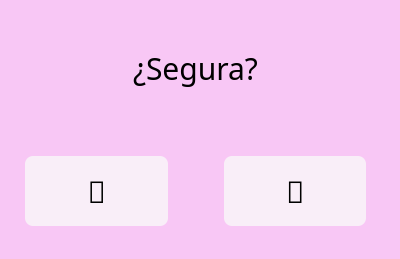
<?xml version="1.0" encoding="UTF-8"?>
<ui version="4.0">
 <class>QMainWindow</class>
 <widget class="QMainWindow" name="QMainWindow">
  <property name="geometry">
   <rect>
    <x>0</x>
    <y>0</y>
    <width>400</width>
    <height>259</height>
   </rect>
  </property>
  <property name="sizePolicy">
   <sizepolicy hsizetype="Fixed" vsizetype="Fixed">
    <horstretch>0</horstretch>
    <verstretch>0</verstretch>
   </sizepolicy>
  </property>
  <property name="windowTitle">
   <string>Handshake?</string>
  </property>
  <property name="styleSheet">
   <string notr="true">QMainWindow {

}</string>
  </property>
  <widget class="QWidget" name="centralwidget">
   <property name="styleSheet">
    <string notr="true">QWidget{
background-color: #f8c7f5;
}</string>
   </property>
   <widget class="QWidget" name="verticalLayoutWidget">
    <property name="geometry">
     <rect>
      <x>0</x>
      <y>0</y>
      <width>391</width>
      <height>251</height>
     </rect>
    </property>
    <layout class="QVBoxLayout" name="verticalLayout">
     <item>
      <widget class="QLabel" name="label">
       <property name="styleSheet">
        <string notr="true">QLabel {
  font-family: Vivaldi;
  font-size: 30px;
  border-radius: 8px;
  padding: 5px 15px;
  margin-top: 10px;

}</string>
       </property>
       <property name="text">
        <string>¿Segura?</string>
       </property>
       <property name="alignment">
        <set>Qt::AlignCenter</set>
       </property>
      </widget>
     </item>
     <item>
      <layout class="QHBoxLayout" name="horizontalLayout">
       <item>
        <widget class="QPushButton" name="pushButton_2">
         <property name="styleSheet">
          <string notr="true">QPushButton {
  background-color: #f9eef8;
  font-family: Vivaldi;
  min-width: 80px;
  min-height: 60px;
  color: #000000;
  font-weight: 30;
  font-size: 30px;
  border-radius: 8px;
  padding: 5px 15px;
  margin-top: 10px;
  margin: 25px;
  outline: 0px;
}
QPushButton:hover {
    background-color: #f3bcdf;
}</string>
         </property>
         <property name="text">
          <string>🤞</string>
         </property>
        </widget>
       </item>
       <item>
        <widget class="QPushButton" name="pushButton">
         <property name="styleSheet">
          <string notr="true">QPushButton {
  background-color: #f9eef8;
  font-family: Vivaldi;
  min-width: 80px;
  min-height: 60px;
  color: #000000;
  font-weight: 30;
  font-size: 30px;
  border-radius: 8px;
  padding: 5px 15px;
  margin-top: 10px;
  margin: 25px;
  outline: 0px;
}
QPushButton:hover {
    background-color: #f3bcdf;
}</string>
         </property>
         <property name="text">
          <string>🤝</string>
         </property>
        </widget>
       </item>
      </layout>
     </item>
    </layout>
   </widget>
  </widget>
 </widget>
 <resources/>
 <connections/>
</ui>
